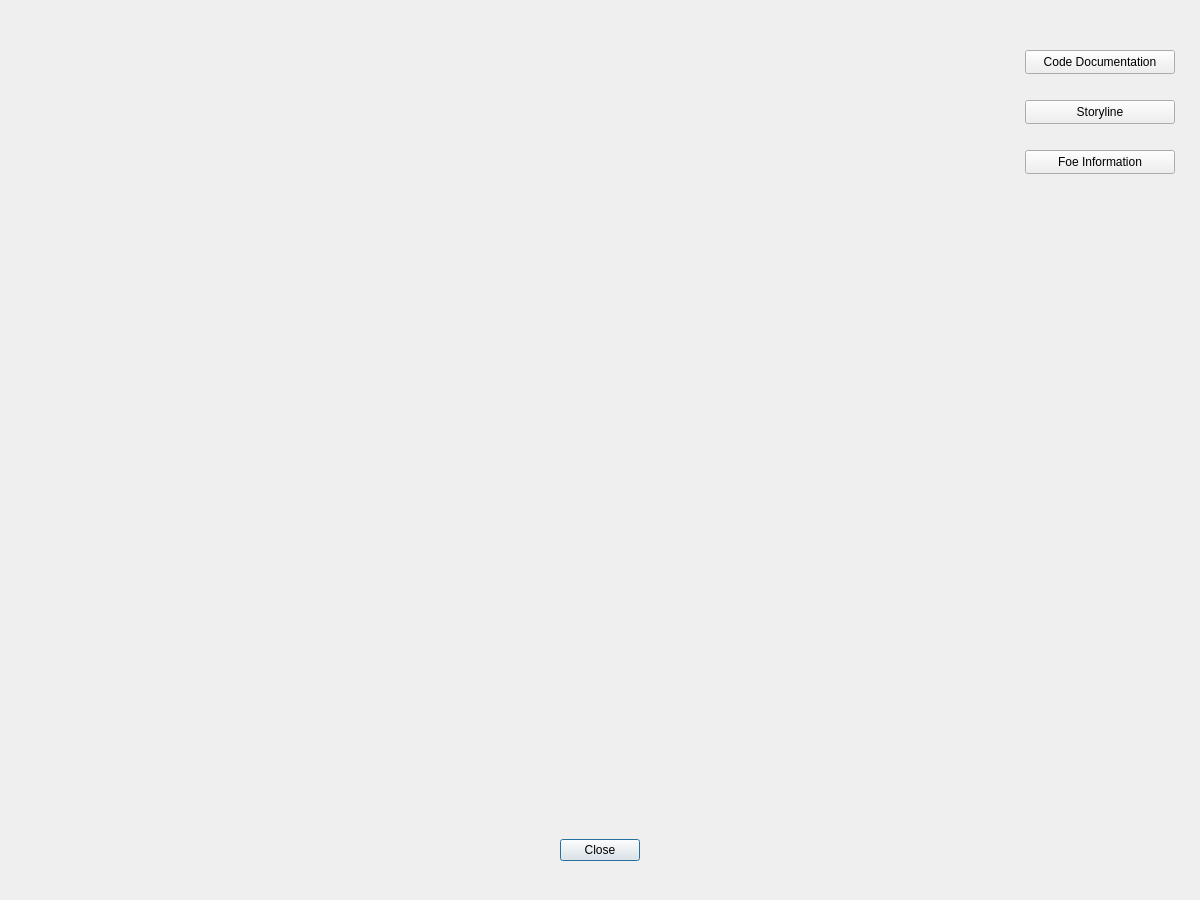
<?xml version="1.0" encoding="UTF-8"?>
<ui version="4.0">
 <class>Dialog</class>
 <widget class="QDialog" name="Dialog">
  <property name="geometry">
   <rect>
    <x>0</x>
    <y>0</y>
    <width>1200</width>
    <height>900</height>
   </rect>
  </property>
  <property name="windowTitle">
   <string>Dialog</string>
  </property>
  <widget class="QDialogButtonBox" name="buttonBox">
   <property name="geometry">
    <rect>
     <x>0</x>
     <y>800</y>
     <width>1200</width>
     <height>100</height>
    </rect>
   </property>
   <property name="orientation">
    <enum>Qt::Orientation::Horizontal</enum>
   </property>
   <property name="standardButtons">
    <set>QDialogButtonBox::StandardButton::Close</set>
   </property>
   <property name="centerButtons">
    <bool>true</bool>
   </property>
  </widget>
  <widget class="QWidget" name="Container" native="true">
   <property name="geometry">
    <rect>
     <x>0</x>
     <y>0</y>
     <width>1000</width>
     <height>800</height>
    </rect>
   </property>
  </widget>
  <widget class="QPushButton" name="DocumentationButton">
   <property name="geometry">
    <rect>
     <x>1025</x>
     <y>50</y>
     <width>150</width>
     <height>24</height>
    </rect>
   </property>
   <property name="text">
    <string>Code Documentation</string>
   </property>
  </widget>
  <widget class="QPushButton" name="StorylineButton">
   <property name="geometry">
    <rect>
     <x>1025</x>
     <y>100</y>
     <width>150</width>
     <height>24</height>
    </rect>
   </property>
   <property name="text">
    <string>Storyline</string>
   </property>
  </widget>
  <widget class="QPushButton" name="FoeinfoButton">
   <property name="geometry">
    <rect>
     <x>1025</x>
     <y>150</y>
     <width>150</width>
     <height>24</height>
    </rect>
   </property>
   <property name="text">
    <string>Foe Information</string>
   </property>
  </widget>
 </widget>
 <resources/>
 <connections>
  <connection>
   <sender>buttonBox</sender>
   <signal>accepted()</signal>
   <receiver>Dialog</receiver>
   <slot>accept()</slot>
   <hints>
    <hint type="sourcelabel">
     <x>248</x>
     <y>254</y>
    </hint>
    <hint type="destinationlabel">
     <x>157</x>
     <y>274</y>
    </hint>
   </hints>
  </connection>
  <connection>
   <sender>buttonBox</sender>
   <signal>rejected()</signal>
   <receiver>Dialog</receiver>
   <slot>reject()</slot>
   <hints>
    <hint type="sourcelabel">
     <x>316</x>
     <y>260</y>
    </hint>
    <hint type="destinationlabel">
     <x>286</x>
     <y>274</y>
    </hint>
   </hints>
  </connection>
 </connections>
</ui>
